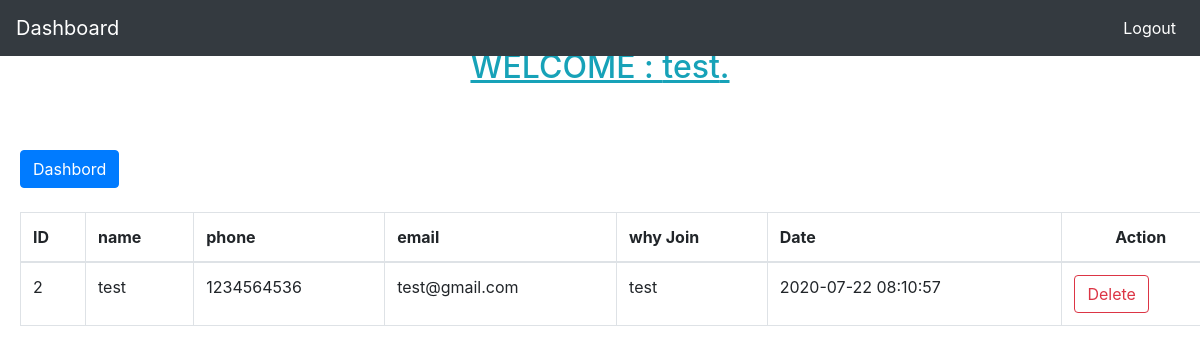
/php/join_users.php (signed in), run on the app's committed database.
### tables this page shows
CREATE TABLE `community` (
  `id` int(11) NOT NULL,
  `name` varchar(255) NOT NULL,
  `email` varchar(255) NOT NULL,
  `phone` int(20) NOT NULL,
  `whyjoin` varchar(255) NOT NULL,
  `Date` timestamp NOT NULL DEFAULT current_timestamp() ON UPDATE current_timestamp()
);

### php/join_users.php (the view, shortened to what this page needs)
<?php
include("./links.php");
include("./admin_nav.php");
if(isset($_POST['search']))
{
$valueToSearch = $_POST['valueToSearch'];
$query = "SELECT * FROM `community` WHERE CONCAT( `name`, `email`, `phone`, `whyjoin`, `Date`) LIKE '%".$valueToSearch."%'";
$search_result = filterTable($query);
}
else {
$query = "SELECT * FROM `community`";
$search_result = filterTable($query);
}
function filterTable($query)
{
$connect = mysqli_connect("localhost", "root", "", "ngo");
$filter_Result = mysqli_query($connect, $query);
return $filter_Result;
}
?>
<h2 class ="text-center text-info mt-5" style="margin-top:6rem;"> <u> WELCOME : <?php echo $_SESSION['user'];?>.</u></h2>
<div class="table-responsive" style="margin-left:20px;margin-right:20px;margin-top:4rem;">
<a  class="btn btn-primary" href="../das.php" role="button">Dashbord</a>
<br/> <br/>
        <table class="table table-bordered">
            <thead>
                    <tr>
                            <th>ID</th>
                            <th>name </th>
                            <th>phone</th>
                            <th>email</th>
                            <th>why Join</th>
                            <th>Date</th>
                            <th class=" text-center"colspan="2">Action</th>
                    </tr>
            </thead>
<tbody>
            <?php while($row = mysqli_fetch_array($search_result)):?>
            <tr>
                <td><?php echo $row['id'];?></td>
                <td><?php echo $row['name'];?></td>
                <td><?php echo $row['phone'];?></td>
                <td><?php echo $row['email'];?></td>
                <td><?php echo $row['whyjoin'];?></td>
                <td><?php echo $row['Date'];?></td>
                <td><a href="<?php echo "deletejoin.php?id=".$row['id'];?>" class="btn btn-outline-danger" onclick="return dele()" role="button" aria-pressed="true">Delete</a></td>
            <?php endwhile;?>
        </tbody>
</table>
</div>

### css/style.css (style rules this page uses)
body { background: #eee; }

### data on the page
community: id "2", name "test", phone "1234564536", email "test@gmail.com", whyjoin "test", Date "2020-07-22 08:10:57"

### other printed values
$_SESSION['user'] "test"
